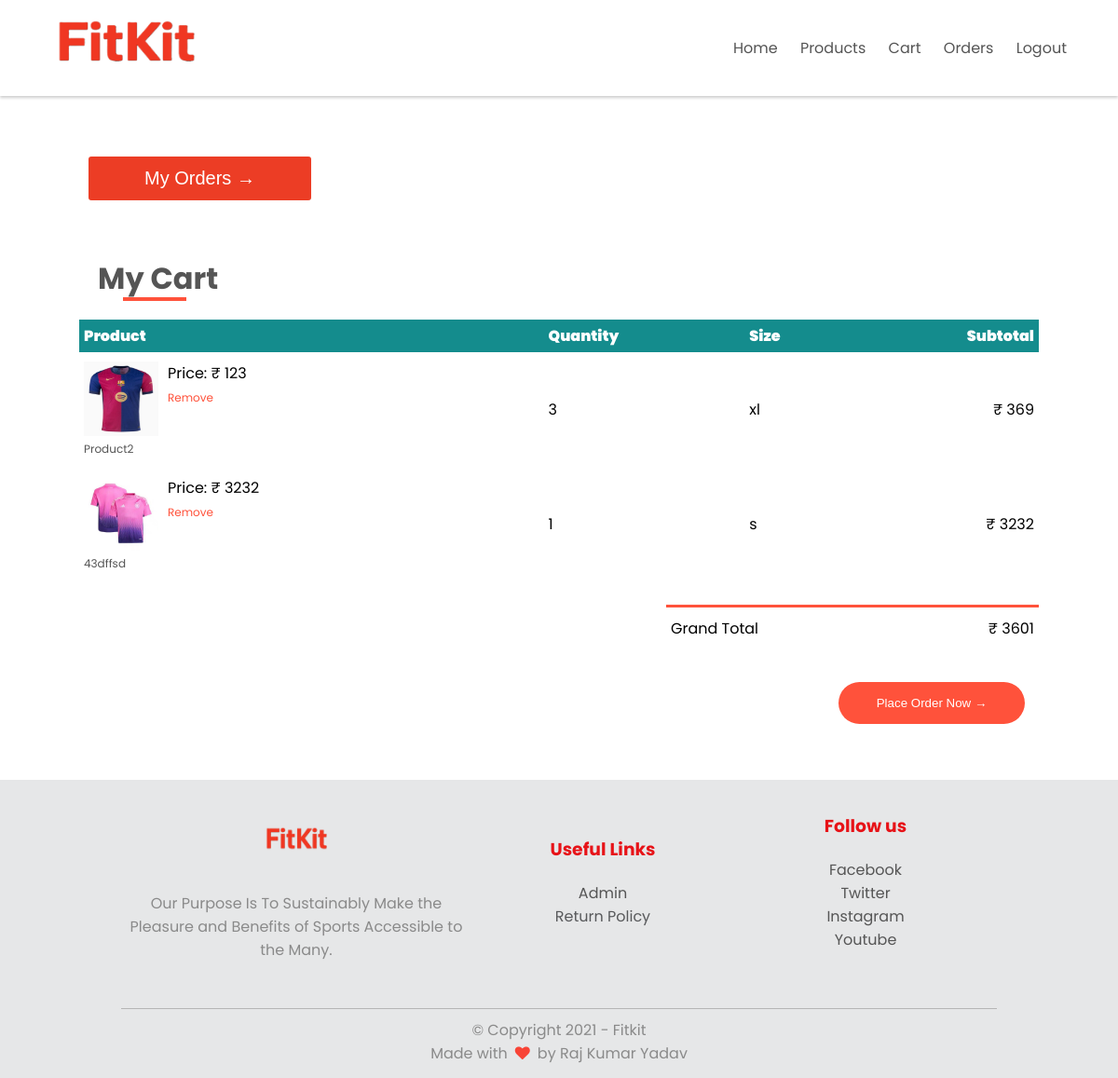
The page /users/myCart (signed in) on the database its author committed.
### fitkit/users/models.py (models this page shows)
class Cart(db.Model):
    id = db.Column(db.Integer, primary_key=True)
    quantity = db.Column(db.Integer, nullable=False)
    size = db.Column(db.String(20), nullable=False)
    product_id = db.Column(db.Integer, db.ForeignKey('product.id'), nullable=False)
    product = db.relationship('Product', back_populates='cart', lazy=True)
    user_id = db.Column(db.Integer, db.ForeignKey('user.id'), nullable=False)
    cart_user = db.relationship('User', back_populates='cart', lazy=True)
    def __repr__(self):
        return f"Cart({self.quantity}, {self.size}, {self.product.name})"

### fitkit/product/models.py (models this page shows, shortened)
class Product(db.Model):
    id = db.Column(db.Integer, primary_key=True)
    name = db.Column(db.String(20), unique=True, nullable=False)
    description = db.Column(db.String(225), nullable=False)
    price = db.Column(db.Integer, nullable=False)
    sizes = db.Column(db.String(), nullable=False) # it will be a string of s,m,l,xl,xxl
    creation_date = db.Column(db.DateTime(), nullable=False, default=datetime.now)
    image = db.Column(db.String(20), nullable=False)
    num_images = db.Column(db.Integer, nullable=False, default=1)  # Number of images uploaded
    is_active = db.Column(db.Boolean(), default=True, nullable=False)
    cart = db.relationship('Cart', back_populates='product', lazy=True)
    order = db.relationship('Order', back_populates='product', lazy=True)

### fitkit/users/routes.py (the view)
@users.route("/myCart")
@login_required
def myCart():
    cart_items = Cart.query.filter_by(cart_user=current_user).all()
    print(111, cart_items)
    grandTotal = 0
    for product in cart_items:
        grandTotal = grandTotal + (product.product.price * product.quantity)
    print(len(cart_items), dir(cart_items))
    return render_template("users/myCart.html", cart_items=cart_items, grandTotal=grandTotal)

### fitkit/users/models.py (called while the page is built)
@login_manager.user_loader
def load_user(user_id):
    return User.query.get(user_id)

### fitkit/users/templates/users/myCart.html (shortened to what this page needs)
{% extends "product/layout.html" %}
{% block css %}
	<link rel="stylesheet" href="{{ url_for('users.static', filename='css/myCart.css') }}">
{% endblock %}
{% block main %}
		<div class="cart-container">
			<div class="link">
				<button class="btn"><a href="{{ url_for('users.myOrders') }}">My Orders &#8594;</a></button>
			</div>
			{% if cart_items|length > 0 %}
			<h1 class="my-cart-title">My Cart</h1>
			<table>
				<tr>
					<th>Product</th>
					<th>Quantity</th>
					<th>Size</th>
					<th>Subtotal</th>
				</tr>
				{% for item in cart_items %}
				<tr class="cart-item" id="{{ item.id }}">
					<td>
						<div class="cart-info">
							<a href="{{ url_for('product.detail', product_id=item.product.id) }}">
							<img src="{{ url_for('product.static', filename='images/' + item.product.image + '_thumbnail.jpeg') }}">
							<p>{{ item.product.name }}</p>
							</a>
							<div class="cart-medium">
								<medium>Price: &#8377; {{ item.product.price }}</medium>
								<br>
								<a href="{{ url_for('users.removeFromCart', cart_id=item.id) }}">Remove</a>
							</div>
						</div>
					</td>
					<td>{{ item.quantity }}</td>
					<td>
						{{ item.size }}
					</td>
					<td>&#8377; {{ item.product.price * item.quantity }}</td>
				</tr>
				{% endfor %}
			</table>
			<div class="total-price">
				<table>
					<tr>
						<td>Grand Total</td>
						<td>&#8377; {{ grandTotal }}</td>
					</tr>
				</table>
			</div>
			{% if grandTotal != 0 %}
			<div class="order-btn-div">
				<a href="{{ url_for('users.placeOrder') }}"><button class="order-btn">Place Order Now &#8594;</button></a>
			</div>
			{% endif %}
		{% else %}
			<div class="no-product"><h1>Empty Cart</h1></div>
		{% endif %}
		</div>
{% endblock %}

### fitkit/product/static/css/layout.css (style rules this page uses)
* { margin: 0; padding: 0; box-sizing: border-box; }
body { font-family: 'Poppins', sans-serif; }
a { text-decoration: none; color: #555; }
p { color: #555; }
.btn { display: inline-block; background: #ec3d25; color: #fff; font-size: 20px; padding: 12px 30px; margin: 30px 0; border-radius: 3px; border: none; transition: background 0.5; }

### fitkit/users/static/css/myCart.css (style rules this page uses)
.link { padding: 10px; }
.btn a { font-size: 20px; padding: 12px 30px; margin: 30px 0; color: #fff; text-decoration: none; }
.cart-container { margin: 25px auto 50px; max-width: 1080px; padding: 0 25px; min-height: 30vh; }
.my-cart-title { text-align: left; color: #555; margin-left: 12px; margin: 20px; position: relative; }
.my-cart-title:after { content: ""; display: block; margin: 0 auto; width: 68px; position: absolute; left: 27px; top: 44px; border-bottom: 4px solid #ff523b; z-index: -1; }
.cart-info { display: flex; flex-wrap: wrap; }
table { width: 100%; border-collapse: collapse; }
th { text-align: left; padding: 5px; color: #fff; background: #148c8d; font-weight: 900; }
td { margin: 10px; padding: 10px 5px; }
td a { color: #ff523b; font-size: 12px; }
tr img { width: 80px; height: 80px; margin-right: 10px; }
.total-price { margin: 25px 0; display: flex; justify-content: flex-end; }
.total-price table { border-top: 3px solid #ff523b; width: 100%; max-width: 400px; }
td:last-child { text-align: right; }
th:last-child { text-align: right; }
.order-btn-div { display: flex; justify-content: flex-end; margin: 15px; }
.order-btn { display: inline-block; background: #ff523b; color: #fff; padding: 8px 30px; margin: 10px 0; border-radius: 30px; transition: background 0.5; width: 200px; height: 45px; outline: none; border: none; }

### rows shown on the page
Cart: image (picture), product.name "Product2", product.price "123", quantity "3", size "xl", item.product.price*item.quantity "369"
Cart: image (picture), product.name "43dffsd", product.price "3232", quantity "1", size "s", item.product.price*item.quantity "3232"

### other values the page prints
{{ grandTotal }} "3601"
